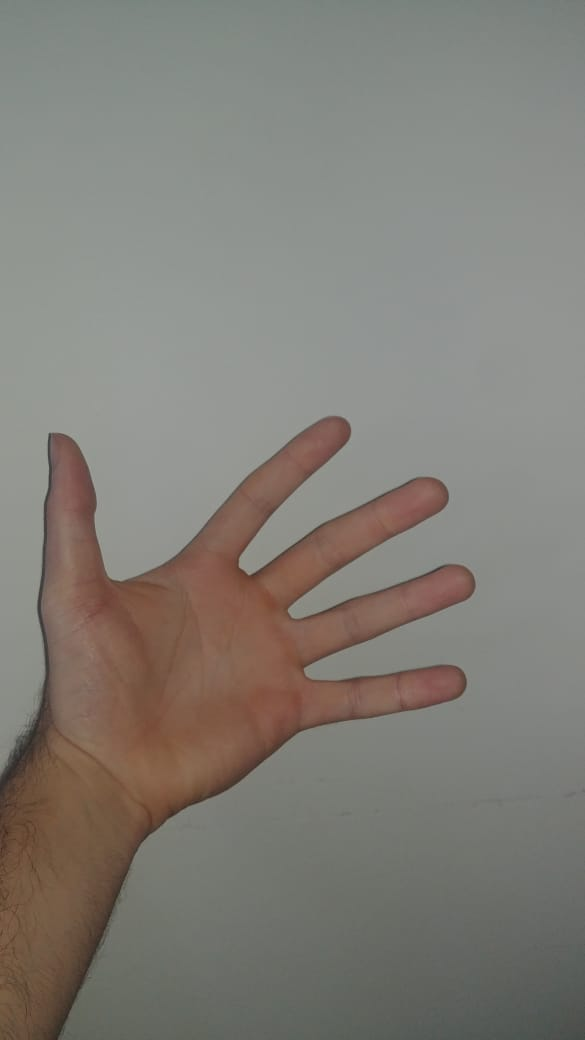
#> input picture appscan3D/backend/mao2.jpeg, 585 x 1040 px
$ python -i Filtros.py   (imports and definitions only)
#> lines starting #> are read from the running program, lines starting #| are printed output that depends on the picture; after the words box and inside, x2 and y2 are one past the last pixel; in counts of white or black regions, pixels touching at a corner belong together
#> further down, picture is the input picture: shape (1040, 585, 3); mean B, G, R 118.9, 125.6, 129.2
import os
import cv2
import subprocess
import numpy as np
import matplotlib.pyplot as plt
import matplotlib.image as mpimg

# [135 lines left out: functions Plote, FiltroCinza, FiltroBinario, Equalizar, AjusteGama, FiltroGauss and 7 more, not called in this run]

def Triangulos(img):

	gris = cv2.cvtColor(img, cv2.COLOR_BGR2GRAY)
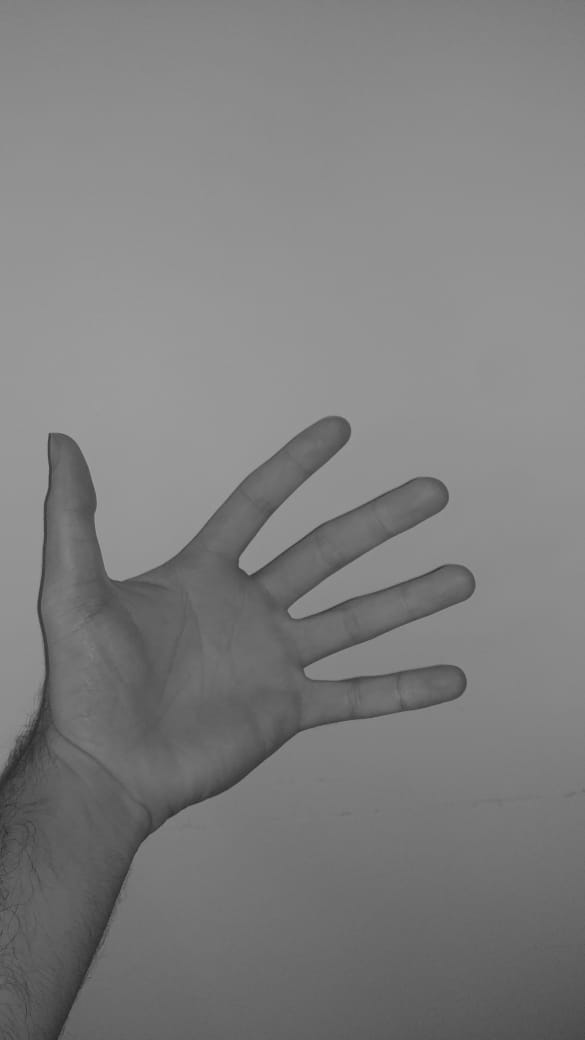
#> gris: shape (1040, 585); min 40, max 165, mean 125.9
	gauss = cv2.GaussianBlur(gris, (5,5), 0)
	canny = cv2.Canny(gauss, 50, 150)
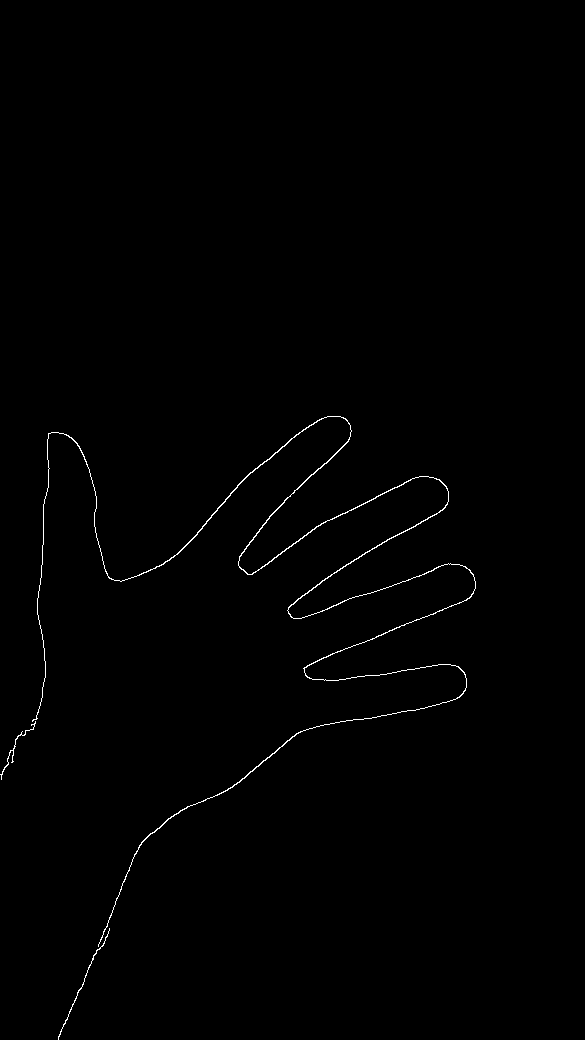
#> canny: shape (1040, 585); 0.52% white in thin lines or dots, all inside (x1, y1, x2, y2) = (0, 416, 476, 1040)
	(contours,_) = cv2.findContours(canny.copy(), cv2.RETR_EXTERNAL, cv2.CHAIN_APPROX_SIMPLE)
#> contours = 3 contours; box (x1, y1, x2, y2) and area: (32, 416, 476, 947) 698, (58, 928, 110, 1040) 32, (0, 721, 36, 780) 26
	print(" Encontrado: {} objetos".format(len(contours)))
#|  Encontrado: 3 objetos
	areas = [cv2.contourArea(c) for c in contours]
#> areas = [32.5, 25.5, 697.5]

	i = 0
	for extension in areas:
		if extension > 600:
			actual = contours[i]
			approx = cv2.approxPolyDP(actual,0.05*cv2.arcLength(actual,True),True)
			if len(approx) == 3:
				cv2.drawContours(img,[actual],0,(0,0,255),2)
				[x,y,w,h] = cv2.boundingRect(actual)

				if h>250 and w>250:
					continue

				if h<40 or w<40:
					continue

				cv2.rectangle(img,(x,y),(x+w,y+h),(255,0,255),2)

			i = i+1
#> this loop made 3 passes
#> (extension, approx, i) on pass 3: (697.5, [[109, 928], [58, 1039]], 1)
#> extension on passes 1 to 2: 32.5, 25.5
#> after the loop, i = 1

	return img

# [10 lines of commented-out code are left out]

>>> import cv2
>>> picture = cv2.imread('mao2.jpeg')
>>> result = Triangulos(picture)
